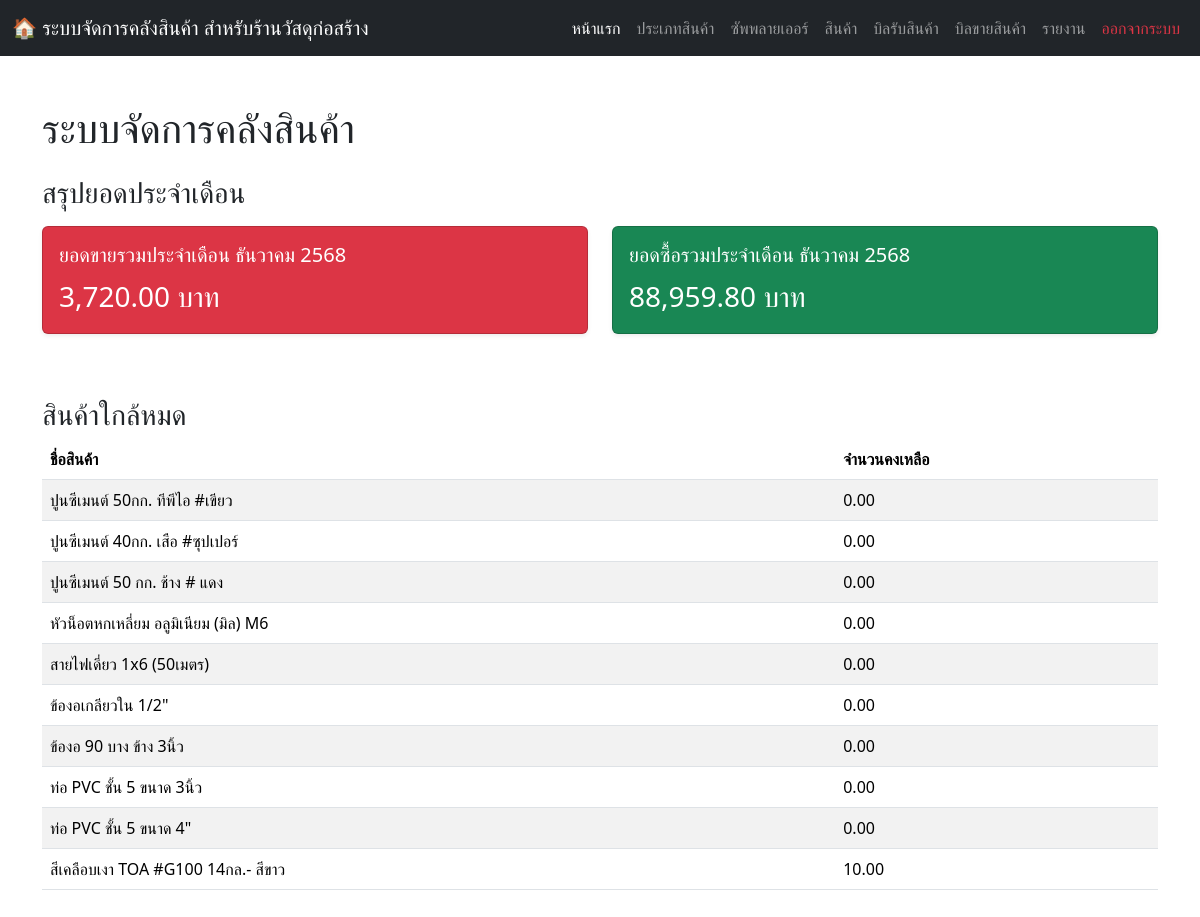
The app's page /homepage.php (signed in) with its own data.
### tables this page shows
CREATE TABLE `products` (
  `product_id` int(11) NOT NULL,
  `product_name` varchar(150) NOT NULL,
  `product_unit` varchar(50) NOT NULL,
  `category_id` int(11) DEFAULT NULL,
  `stock_quantity` decimal(10,2) NOT NULL DEFAULT 0.00,
  `selling_price` decimal(10,2) NOT NULL DEFAULT 0.00,
  `reorder_level` decimal(10,2) NOT NULL DEFAULT 0.00,
  `image_path` varchar(255) DEFAULT NULL
);

### homepage.php (the view, shortened to what this page needs)
<?php
include 'connection.php';
$current_month_sales = $conn->query("SELECT IFNULL(SUM(total_amount), 0) AS total FROM sales WHERE DATE_FORMAT(sale_date, '%Y-%m') = DATE_FORMAT(CURDATE(), '%Y-%m')")->fetch_assoc()['total'];
$current_month_purchases = $conn->query("SELECT IFNULL(SUM(total_amount * 1.07), 0) AS total FROM purchases WHERE DATE_FORMAT(purchase_date, '%Y-%m') = DATE_FORMAT(CURDATE(), '%Y-%m')")->fetch_assoc()['total'];
$thai_months = [
    1 => "มกราคม", 2 => "กุมภาพันธ์", 3 => "มีนาคม",
    4 => "เมษายน", 5 => "พฤษภาคม", 6 => "มิถุนายน",
    7 => "กรกฎาคม", 8 => "สิงหาคม", 9 => "กันยายน",
    10 => "ตุลาคม", 11 => "พฤศจิกายน", 12 => "ธันวาคม"
];
$current_month_number = (int)date('m');
$current_year_buddhist = (int)date('Y') + 543;
$current_month_thai = $thai_months[$current_month_number] . " " . $current_year_buddhist;
?>
<!DOCTYPE html>
<html lang="th">
<head>
    <link rel="stylesheet" href="https://cdn.jsdelivr.net/npm/bootstrap@5.3.2/dist/css/bootstrap.min.css">
    <link rel="stylesheet" href="https://cdn.jsdelivr.net/npm/bootstrap-icons@1.11.3/font/bootstrap-icons.min.css">
</head>
<body>
  <nav class="navbar navbar-expand-lg navbar-dark bg-dark no-print">
    <div class="container-fluid">
      <a class="navbar-brand" href="#">🏠 ระบบจัดการคลังสินค้า สำหรับร้านวัสดุก่อสร้าง</a>
      <div class="collapse navbar-collapse" id="navbarNav">
        <ul class="navbar-nav ms-auto">
          <li class="nav-item"><a class="nav-link active" href="homepage.php">หน้าแรก</a></li>
          <li class="nav-item"><a class="nav-link" href="categories.php">ประเภทสินค้า</a></li>
          <li class="nav-item"><a class="nav-link" href="suppliers.php">ซัพพลายเออร์</a></li>
          <li class="nav-item"><a class="nav-link" href="products.php">สินค้า</a></li>
          <li class="nav-item"><a class="nav-link" href="warehouse_page.php">บิลรับสินค้า</a></li>
          <li class="nav-item"><a class="nav-link" href="warehouse_sale.php">บิลขายสินค้า</a></li>
          <li class="nav-item"><a class="nav-link" href="report.php">รายงาน</a></li>
          <li class="nav-item"><a class="nav-link text-danger" href="logout.php">ออกจากระบบ</a></li>
        </ul>
      </div>
    </div>
  </nav>
  <div class="container my-5">
    <h1 class="mb-4">ระบบจัดการคลังสินค้า</h1>
    <h3 class="mt-4 mb-3">สรุปยอดประจำเดือน</h3>
    <div class="row mb-5">
      <div class="col-md-6 mb-3">
        <div class="card bg-danger text-white shadow-sm">
          <div class="card-body">
            <h5 class="card-title">ยอดขายรวมประจำเดือน <?= $current_month_thai ?></h5>
            <p class="card-text fs-3"><?= number_format($current_month_sales, 2) ?> บาท</p>
          </div>
        </div>
      </div>
      <div class="col-md-6 mb-3">
        <div class="card bg-success text-white shadow-sm">
          <div class="card-body">
            <h5 class="card-title">ยอดซื้อรวมประจำเดือน <?= $current_month_thai ?></h5>
            <p class="card-text fs-3"><?= number_format($current_month_purchases, 2) ?> บาท</p>
          </div>
        </div>
      </div>
    </div>
    <h3 class="mt-4">สินค้าใกล้หมด</h3>
    <table class="table table-striped">
      <thead>
        <tr>
          <th>ชื่อสินค้า</th>
          <th>จำนวนคงเหลือ</th>
        </tr>
      </thead>
      <tbody>
        <?php
      $sql = "SELECT
                p.product_name,
                p.stock_quantity,
                p.product_unit
              FROM products p
              WHERE p.stock_quantity <= p.reorder_level
              ORDER BY p.stock_quantity ASC";
      $result = $conn->query($sql);
      if ($result->num_rows > 0) {
          while ($row = $result->fetch_assoc()) {
              echo "<tr>
                      <td>" . htmlspecialchars($row['product_name']) . "</td>
                      <td>" . number_format($row['stock_quantity'], 2) . " " . htmlspecialchars($row['product_unit']) . "</td>
                    </tr>";
          }
      } else {
          echo "<tr><td colspan='3' class='text-center text-muted'>ไม่มีสินค้าใกล้หมด</td></tr>";
      }
        ?>
      </tbody>
    </table>
  </div>
</body>
</html>

### records on screen
products: product_name "ปูนซีเมนต์ 50กก. ทีพีไอ #เขียว", stock_quantity "0.00"
products: product_name "ปูนซีเมนต์ 40กก. เสือ #ซุปเปอร์", stock_quantity "0.00"
products: product_name "ปูนซีเมนต์ 50 กก. ช้าง # แดง", stock_quantity "0.00"
products: product_name "หัวน็อตหกเหลี่ยม อลูมิเนียม (มิล) M6", stock_quantity "0.00"
products: product_name "สายไฟเดี่ยว 1x6 (50เมตร)", stock_quantity "0.00"
products: product_name "ข้องอเกลียวใน 1/2\"", stock_quantity "0.00"
products: product_name "ข้องอ 90 บาง ข้าง 3นิ้ว", stock_quantity "0.00"
products: product_name "ท่อ PVC ชั้น 5 ขนาด 3นิ้ว", stock_quantity "0.00"
products: product_name "ท่อ PVC ชั้น 5 ขนาด 4\"", stock_quantity "0.00"
products: product_name "สีเคลือบเงา TOA #G100 14กล.- สีขาว", stock_quantity "10.00"

### other values on screen
$current_month_sales "3,720.00"
$current_month_purchases "88,959.80"
